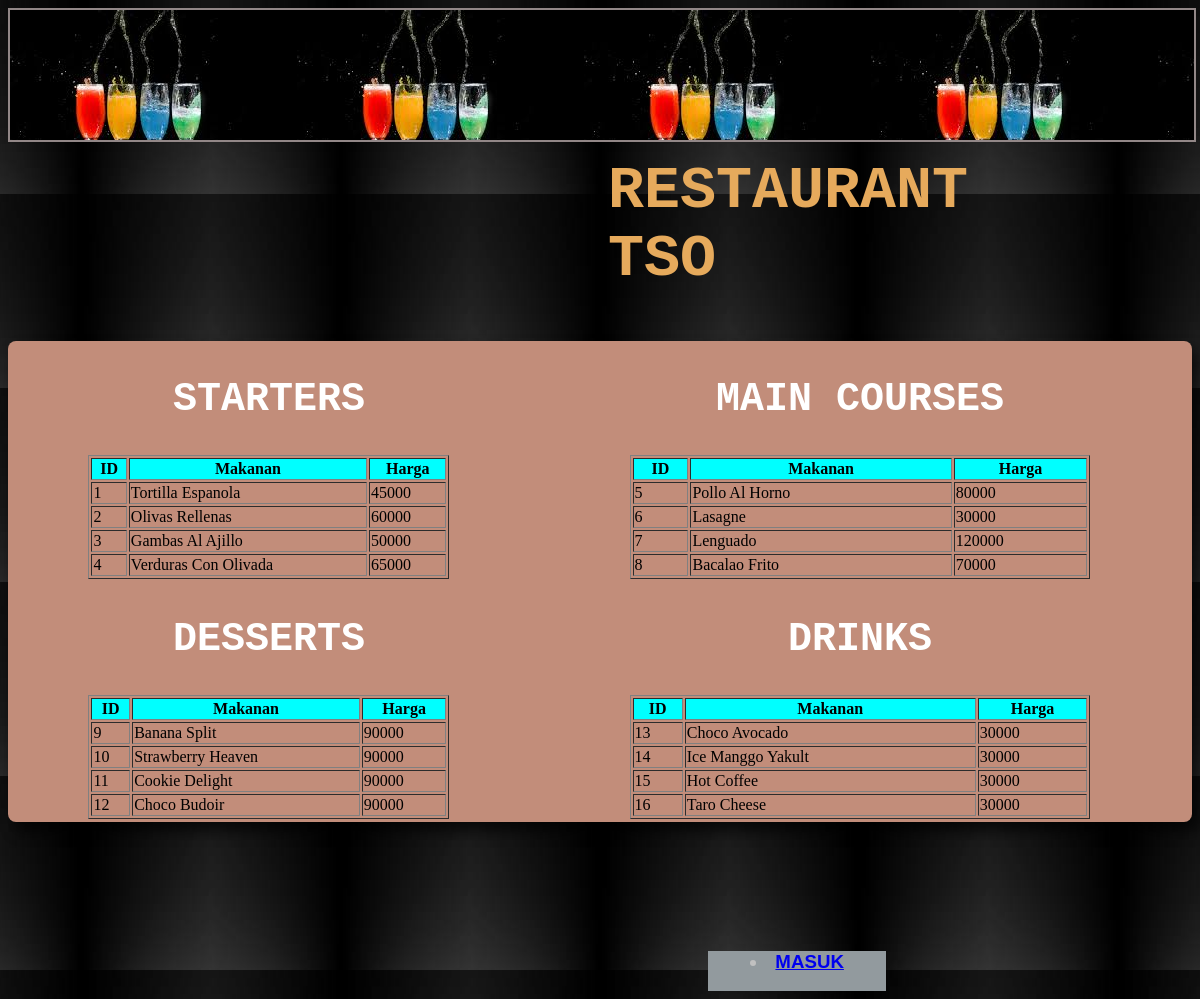
Page /menuu.php on the committed database.
### tables this page shows
CREATE TABLE `star` (
  `id_STARTERS` int(50) NOT NULL,
  `Makanan` varchar(50) NOT NULL,
  `Harga` int(50) NOT NULL
);

CREATE TABLE `mainn` (
  `id_MAINCOURSES` int(50) NOT NULL,
  `Makanan` varchar(50) NOT NULL,
  `Harga` int(50) NOT NULL
);

CREATE TABLE `dess` (
  `id_DESSERTS` int(50) NOT NULL,
  `makanan` varchar(50) DEFAULT NULL,
  `harga` int(50) DEFAULT NULL
);

CREATE TABLE `haus` (
  `id_DRINKS` int(50) NOT NULL,
  `Minuman` varchar(50) DEFAULT NULL,
  `Harga` int(50) DEFAULT NULL
);

### menuu.php (the view, shortened to what this page needs)
<!DOCTYPE html>
<html lang="en">
<head>
  <link rel="stylesheet" href="style.css" media="all" type="text/css">
</head>
<body>
    <div id="layout">
    <div id="header">
    </div>
    </div>
    <h1 >RESTAURANT TSO</h1>
<div id="yeeu">
<div id= "yeuy">
<table width="100%">
<tr>
<td>
<center><h2> STARTERS</h2>
<table border="1" width="70%" ></center>
<tr>
<th bgcolor="aqua">ID</th>
<th bgcolor="aqua">Makanan</th>
<th bgcolor="aqua">Harga</th>
</tr>
<?php
include "kkoneksi.php";
$query ="SELECT * FROM star";
$sql = mysqli_query($connect,$query);
while($data = mysqli_fetch_array ($sql)){
  echo "<tr>";
  echo "<td>",$data ['id_STARTERS']."</td>";
  echo "<td>",$data ['Makanan']."</td>";
  echo "<td>",$data ['Harga']."</td>";
  echo "</tr>";
}
?>
</table>
<td>
<center><h2> MAIN COURSES</h2>
<table border="1" width="70%"></center>
<tr>
<th bgcolor="aqua">ID</th>
<th bgcolor="aqua">Makanan</th>
<th bgcolor="aqua">Harga</th>
</tr>
<?php
include "konesi.php";
$query ="SELECT * FROM mainn";
$sql = mysqli_query($connect,$query);
while($data = mysqli_fetch_array($sql)){
  echo "<tr>";
  echo "<td>",$data ['id_MAINCOURSES']."</td>";
  echo "<td>",$data ['Makanan']."</td>";
  echo "<td>",$data ['Harga']."</td>";
  echo "</tr>";
}
?>
</td>
<tr>
<td>
<center><h2> DESSERTS</h2>
<table border="1" width=" 70%"></center>
<tr>
<th bgcolor="aqua">ID</th>
<th bgcolor="aqua">Makanan</th>
<th bgcolor="aqua">Harga</th>
</tr>
<?php
include "konesi.php";
$query ="SELECT * FROM dess";
$sql = mysqli_query($connect,$query);
while($data = mysqli_fetch_array($sql)){
  echo "<tr>";
  echo "<td>",$data ['id_DESSERTS']."</td>";
  echo "<td>",$data ['makanan']."</td>";
  echo "<td>",$data ['harga']."</td>";
  echo "</tr>";
}
?>
</td>
<td>
<center><h2> DRINKS</h2>
<table border="1" width="70%" ></center>
<tr>
<th bgcolor="aqua">ID</th>
<th bgcolor="aqua">Makanan</th>
<th bgcolor="aqua">Harga</th>
</tr>
<?php
include "konesi.php";
$query ="SELECT * FROM haus";
$sql = mysqli_query($connect,$query);
while($data = mysqli_fetch_array($sql)){
  echo "<tr>";
  echo "<td>",$data ['id_DRINKS']."</td>";
  echo "<td>",$data ['Minuman']."</td>";
  echo "<td>",$data ['Harga']."</td>";
  echo "</tr>";
}
?>
</td>
</tr>
</div>
</div>
<nav>
<div id="satu">
<h3 align="center" style="color:silver">
<u style="font-family: sans-serif;">
<li><a href="tunjuk.php">MASUK</a></li>
</u>
</h3>
</div>
</nav>
</body>
</html>

### style.css (style rules this page uses)
#layout { background-color:silver; width: 100%; margin:40px 0px; text-align:left; padding:2px; }
#header { width: 100%; height:130px; background-image:url(m.jpg); position:relative; }
h1 { color:rgb(230, 170, 92); font-family: monospace; margin:15px 600px; font-size: 60px; }
h2 { color:white; font-family: monospace; font-size: 40px; }
#yeeu { background-color: rgb(194, 141, 122); border-radius: 8px; box-shadow: 7px 9px 14px rgba(0, 0, 0, 0.65); height: 90%; margin : 3rem auto 8.1rem auto; width: 100%; }
#yeuy { width : 100%; }
#satu { width: 15%; height: 40px; margin: 0px 700px; background:rgb(146, 154, 158) }
body { background-image: url(jh.jpg); background-position: top; }
#layout { background-color:rgb(146, 135, 135); width: 100%; margin:auto; text-align:left; padding:2px; }

### menuu.php (style rules this page uses)
body { background-image: url(6t.jpg); }

### rows in the picture
star: id_STARTERS "1", Makanan "Tortilla Espanola", Harga "45000"
star: id_STARTERS "2", Makanan "Olivas Rellenas", Harga "60000"
star: id_STARTERS "3", Makanan "Gambas Al Ajillo", Harga "50000"
star: id_STARTERS "4", Makanan "Verduras Con Olivada", Harga "65000"
mainn: id_MAINCOURSES "5", Makanan "Pollo Al Horno", Harga "80000"
mainn: id_MAINCOURSES "6", Makanan "Lasagne", Harga "30000"
mainn: id_MAINCOURSES "7", Makanan "Lenguado", Harga "120000"
mainn: id_MAINCOURSES "8", Makanan "Bacalao Frito", Harga "70000"
dess: id_DESSERTS "9", makanan "Banana Split", harga "90000"
dess: id_DESSERTS "10", makanan "Strawberry Heaven", harga "90000"
dess: id_DESSERTS "11", makanan "Cookie Delight", harga "90000"
dess: id_DESSERTS "12", makanan "Choco Budoir", harga "90000"
haus: id_DRINKS "13", Minuman "Choco Avocado", Harga "30000"
haus: id_DRINKS "14", Minuman "Ice Manggo Yakult", Harga "30000"
haus: id_DRINKS "15", Minuman "Hot Coffee", Harga "30000"
haus: id_DRINKS "16", Minuman "Taro Cheese", Harga "30000"
